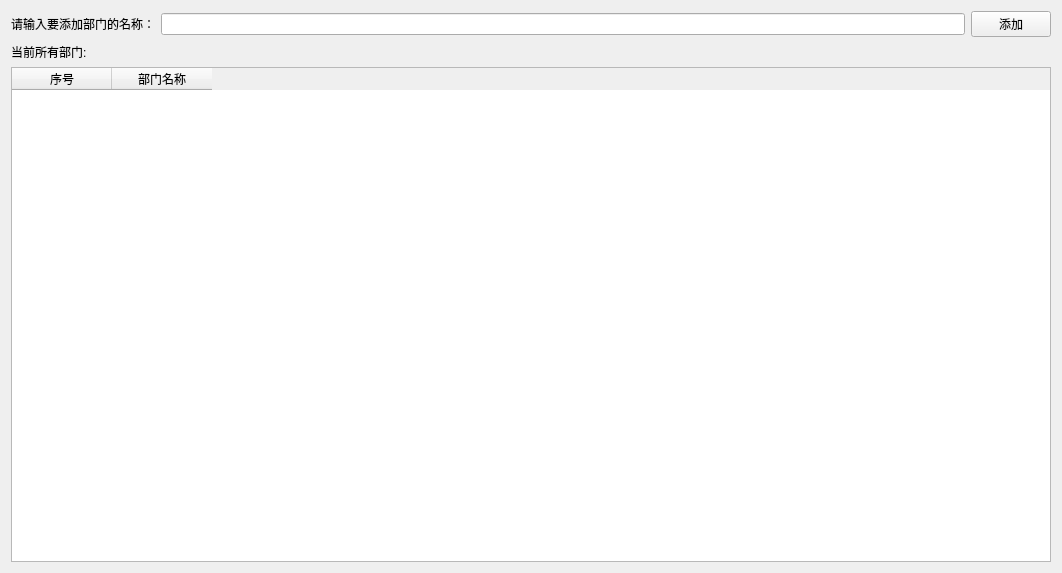
<?xml version="1.0" encoding="UTF-8"?>
<ui version="4.0">
 <class>add_department</class>
 <widget class="QWidget" name="add_department">
  <property name="geometry">
   <rect>
    <x>0</x>
    <y>0</y>
    <width>1062</width>
    <height>573</height>
   </rect>
  </property>
  <property name="windowTitle">
   <string>Form</string>
  </property>
  <layout class="QVBoxLayout" name="verticalLayout_2">
   <item>
    <layout class="QHBoxLayout" name="horizontalLayout">
     <item>
      <widget class="QLabel" name="add_department_label">
       <property name="text">
        <string>请输入要添加部门的名称：</string>
       </property>
      </widget>
     </item>
     <item>
      <widget class="QLineEdit" name="add_department_lineedit"/>
     </item>
     <item>
      <widget class="QPushButton" name="add_department_button">
       <property name="text">
        <string>添加</string>
       </property>
      </widget>
     </item>
    </layout>
   </item>
   <item>
    <layout class="QVBoxLayout" name="verticalLayout">
     <item>
      <widget class="QLabel" name="all_department_label">
       <property name="text">
        <string>当前所有部门:</string>
       </property>
      </widget>
     </item>
     <item>
      <widget class="QTableWidget" name="tableWidget">
       <property name="sortingEnabled">
        <bool>false</bool>
       </property>
       <attribute name="horizontalHeaderVisible">
        <bool>true</bool>
       </attribute>
       <attribute name="horizontalHeaderCascadingSectionResizes">
        <bool>false</bool>
       </attribute>
       <attribute name="horizontalHeaderShowSortIndicator" stdset="0">
        <bool>false</bool>
       </attribute>
       <attribute name="verticalHeaderVisible">
        <bool>false</bool>
       </attribute>
       <attribute name="verticalHeaderCascadingSectionResizes">
        <bool>false</bool>
       </attribute>
       <column>
        <property name="text">
         <string>序号</string>
        </property>
       </column>
       <column>
        <property name="text">
         <string>部门名称</string>
        </property>
       </column>
      </widget>
     </item>
    </layout>
   </item>
  </layout>
 </widget>
 <resources/>
 <connections/>
</ui>
